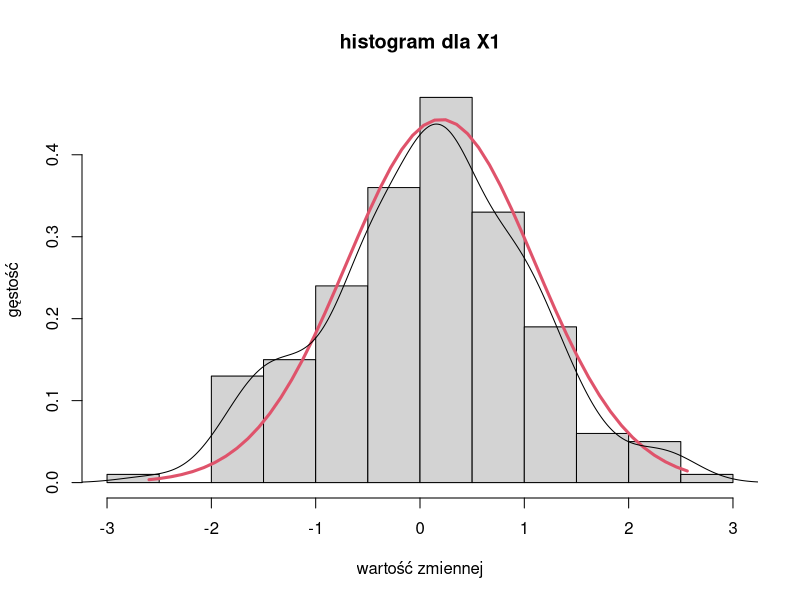
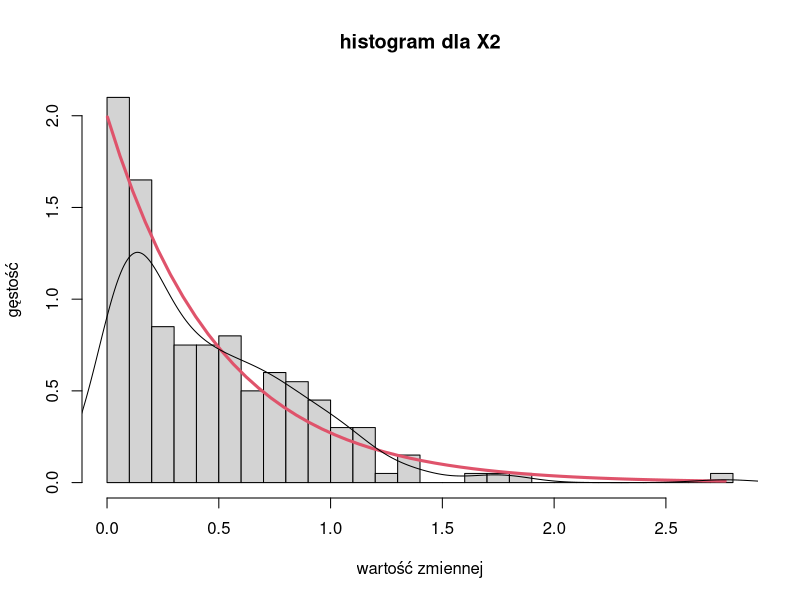
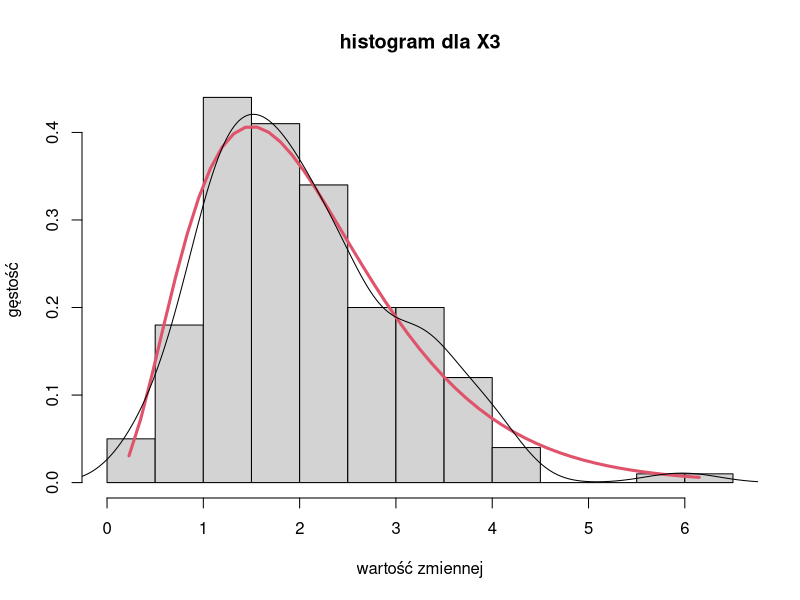
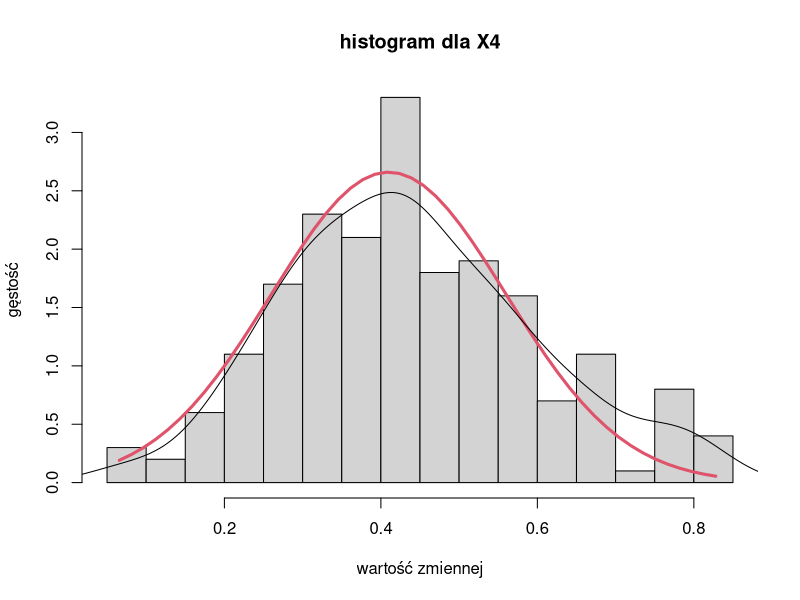
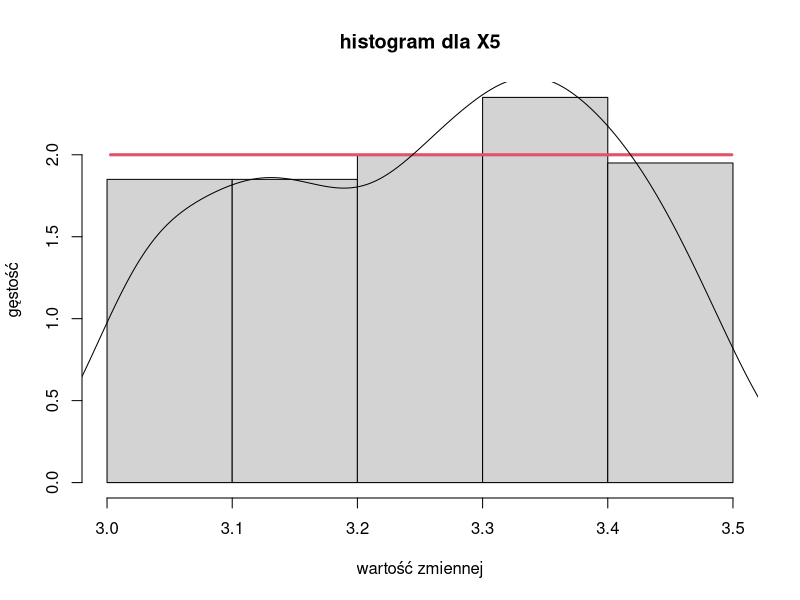
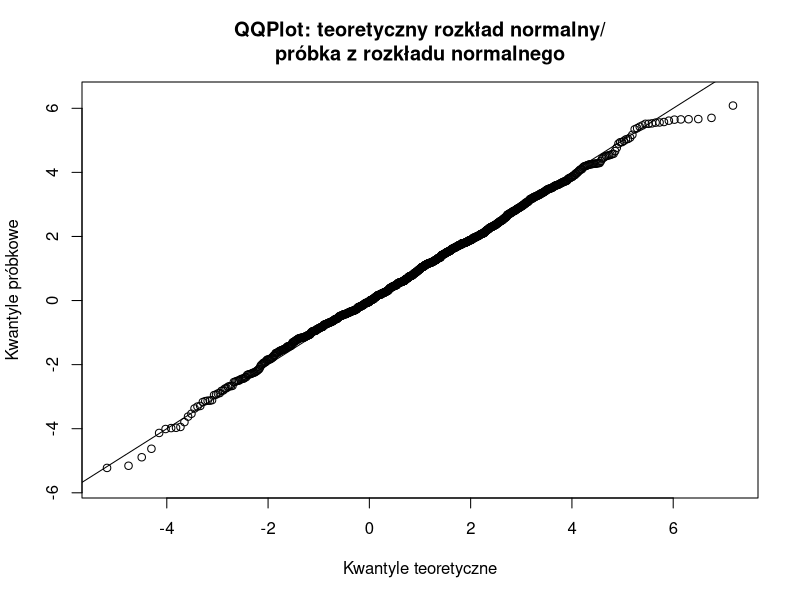
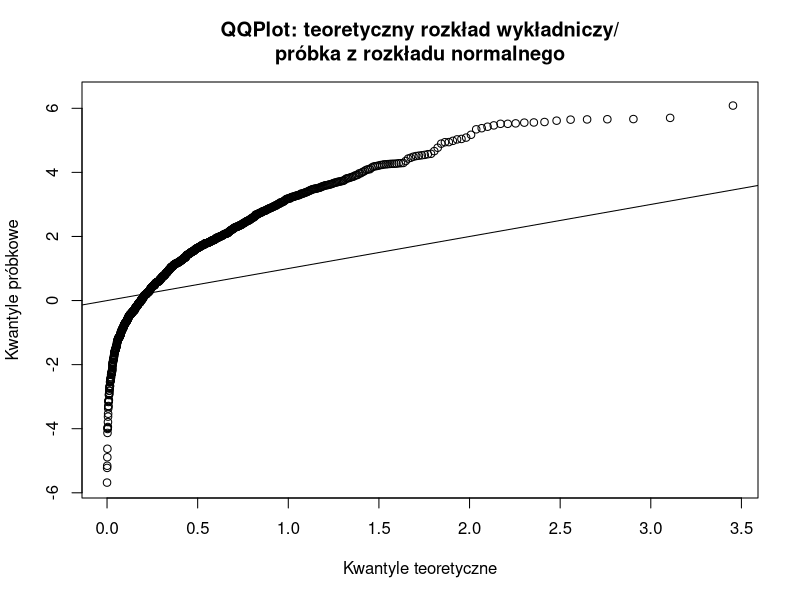
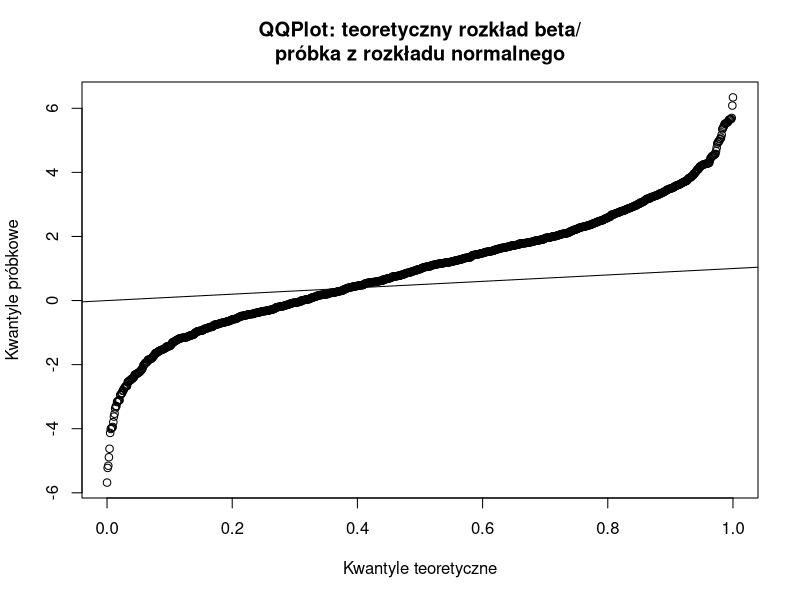

Write the R code that produced these figures, in order.
var.data <- read.table("lab2.csv", header = TRUE, sep = ",")

# problem 1

jpeg("hist1.jpeg")
no.classes <- ceiling((max(var.data$X1) - min(var.data$X1)) / 2 / IQR(var.data$X1) * length(var.data$X1)^(1/3))
hist(var.data$X1, main = "histogram dla X1", xlab = "wartość zmiennej", ylab = "gęstość", breaks = no.classes, prob = TRUE)
pts <- seq(min(var.data$X1), max(var.data$X1), length = 50)
#distrib1 <- dnorm(pts, mean = 0, sd = 1)
distrib2 <- dnorm(pts, mean = 0.2, sd = 0.9)
#lines(pts, distrib1, col = 2, lwd = 3)
lines(pts, distrib2, col = 2, lwd = 3)
lines(density(var.data$X1))
dev.off()

jpeg("hist2.jpeg")
#no.classes <- ceiling((max(var.data$X2) - min(var.data$X2)) / 2 / IQR(var.data$X2) * length(var.data$X2)^(1/3))
hist(var.data$X2, main = "histogram dla X2", xlab = "wartość zmiennej", ylab = "gęstość", breaks = 25, prob = TRUE)
pts <- seq(min(var.data$X2), max(var.data$X2), length = 50)
distrib1 <- dgamma(pts, shape = 1, scale = 0.5) # exponential
lines(pts, distrib1, col = 2, lwd = 3)
#distrib2 <- dgamma(pts, shape = 1.5, scale = 0.4)
#lines(pts, distrib2, col = 3, lwd = 3)
lines(density(var.data$X2))
dev.off()

jpeg("hist3.jpeg")
no.classes <- ceiling((max(var.data$X3) - min(var.data$X3)) / 2 / IQR(var.data$X3) * length(var.data$X3)^(1/3))
hist(var.data$X3, main = "histogram dla X3", xlab = "wartość zmiennej", ylab = "gęstość", breaks = no.classes, prob = TRUE)
pts <- seq(min(var.data$X3), max(var.data$X3), length = 50)
distrib <- dgamma(pts, shape = 3.5, scale = 0.6)
lines(pts, distrib, col = 2, lwd = 3)
lines(density(var.data$X3))
dev.off()

jpeg("hist4.jpeg")
no.classes <- ceiling((max(var.data$X4) - min(var.data$X4)) / 2 / IQR(var.data$X4) * length(var.data$X4)^(1/3))
hist(var.data$X4, main = "histogram dla X4", xlab = "wartość zmiennej", ylab = "gęstość", breaks = no.classes, prob = TRUE)
pts <- seq(min(var.data$X4), max(var.data$X4), length = 50)
distrib <- dnorm(pts, mean = 0.41, sd = 0.15)
lines(pts, distrib, col = 2, lwd = 3)
lines(density(var.data$X4))
dev.off()

jpeg("hist5.jpeg")
no.classes <- ceiling((max(var.data$X5) - min(var.data$X5)) / 2 / IQR(var.data$X5) * length(var.data$X5)^(1/3))
hist(var.data$X5, main = "histogram dla X5", xlab = "wartość zmiennej", ylab = "gęstość", breaks = no.classes, prob = TRUE)
pts <- seq(min(var.data$X5), max(var.data$X5), length = 50)
distrib <- dunif(pts, min = 3.0, max = 3.5)
lines(pts, distrib, col = 2, lwd = 3)
lines(density(var.data$X5))
dev.off()

# problem 2

sample.size = 1000
normal.sample = rnorm(sample.size, mean = 1, sd = 2)
exp.sample = rexp(sample.size, rate = 2)
beta.sample = rbeta(sample.size, shape1 = 1, shape2 = 1)

q.normal.sample = sort(normal.sample)
q.exp.sample = sort(exp.sample)
q.beta.sample = sort(beta.sample)

quantiles = seq(0, sample.size - 1, by = 1) / (sample.size - 1)
q.normal = qnorm(quantiles, mean = 1, sd = 2)
q.exp = qexp(quantiles, rate = 2)
q.beta = qbeta(quantiles, shape1 = 1, shape2 = 1)

norm.q <- function(x) {
	return(qnorm(x, mean = 1, sd = 2))
}

exp.q <- function(x) {
	return(qexp(x, rate = 2))
}

beta.q <- function(x) {
	return(qbeta(x, shape1 = 1, shape2 = 1))
}

jpeg("qq-normal-normal.jpeg")
qqplot(q.normal, normal.sample, main = "QQPlot: teoretyczny rozkład normalny/\npróbka z rozkładu normalnego", xlab = "Kwantyle teoretyczne", ylab = "Kwantyle próbkowe")
qqline(q.normal, distribution = norm.q)
#abline(0, 1)
dev.off()

jpeg("qq-exp-normal.jpeg")
qqplot(q.exp, normal.sample, main = "QQPlot: teoretyczny rozkład wykładniczy/\npróbka z rozkładu normalnego", xlab = "Kwantyle teoretyczne", ylab = "Kwantyle próbkowe")
qqline(q.normal, distribution = norm.q)
#abline(0, 1)
dev.off()

jpeg("qq-beta-normal.jpeg")
qqplot(q.beta, normal.sample, main = "QQPlot: teoretyczny rozkład beta/\npróbka z rozkładu normalnego", xlab = "Kwantyle teoretyczne", ylab = "Kwantyle próbkowe")
qqline(q.normal, distribution = norm.q)
#abline(0, 1)
dev.off()

jpeg("qq-normal-exp.jpeg")
qqplot(q.normal, exp.sample, main = "QQPlot: teoretyczny rozkład normalny/\npróbka z rozkładu wykładniczego", xlab = "Kwantyle teoretyczne", ylab = "Kwantyle próbkowe")
abline(0, 1)
dev.off()

jpeg("qq-exp-exp.jpeg")
qqplot(q.exp, exp.sample, main = "QQPlot: teoretyczny rozkład wykładniczego/\npróbka z rozkładu wykładniczego", xlab = "Kwantyle teoretyczne", ylab = "Kwantyle próbkowe")
abline(0, 1)
dev.off()

jpeg("qq-beta-exp.jpeg")
qqplot(q.beta, exp.sample, main = "QQPlot: teoretyczny rozkład beta/\npróbka z rozkładu wykładniczego", xlab = "Kwantyle teoretyczne", ylab = "Kwantyle próbkowe")
abline(0, 1)
dev.off()

jpeg("qq-normal-beta.jpeg")
qqplot(q.normal, beta.sample, main = "QQPlot: teoretyczny rozkład normalny/\npróbka z rozkładu beta", xlab = "Kwantyle teoretyczne", ylab = "Kwantyle próbkowe")
abline(0, 1)
dev.off()

jpeg("qq-exp-beta.jpeg")
qqplot(q.exp, beta.sample, main = "QQPlot: teoretyczny rozkład wykładniczy/\npróbka z rozkładu beta", xlab = "Kwantyle teoretyczne", ylab = "Kwantyle próbkowe")
abline(0, 1)
dev.off()

jpeg("qq-beta-beta.jpeg")
qqplot(q.beta, beta.sample, main = "QQPlot: teoretyczny rozkład beta/\npróbka z rozkładu beta", xlab = "Kwantyle teoretyczne", ylab = "Kwantyle próbkowe")
abline(0, 1)
dev.off()

# problem 3

sample.size <- 200
sample.1 <- rnorm(sample.size, mean = 0, sd = 1)
sample.2 <- rnorm(sample.size, mean = 0, sd = 2)
sample.3 <- rnorm(sample.size, mean = 1, sd = 1)
sample.4 <- rnorm(sample.size, mean = 1, sd = 3)

samples <- data.frame(sample.1, sample.2, sample.3, sample.4)

jpeg("norm-box.jpeg")
boxplot(samples, main = "Boxplot dla próbek z rozkładów normalnych", names = c("N(0, 1)", "N(0, 2)", "N(1, 1)", "N(1, 3^2)"), ylim = c(-10, 12))
grid(nx = 24)
dev.off()

summary(sample.1)

help(qqline)
